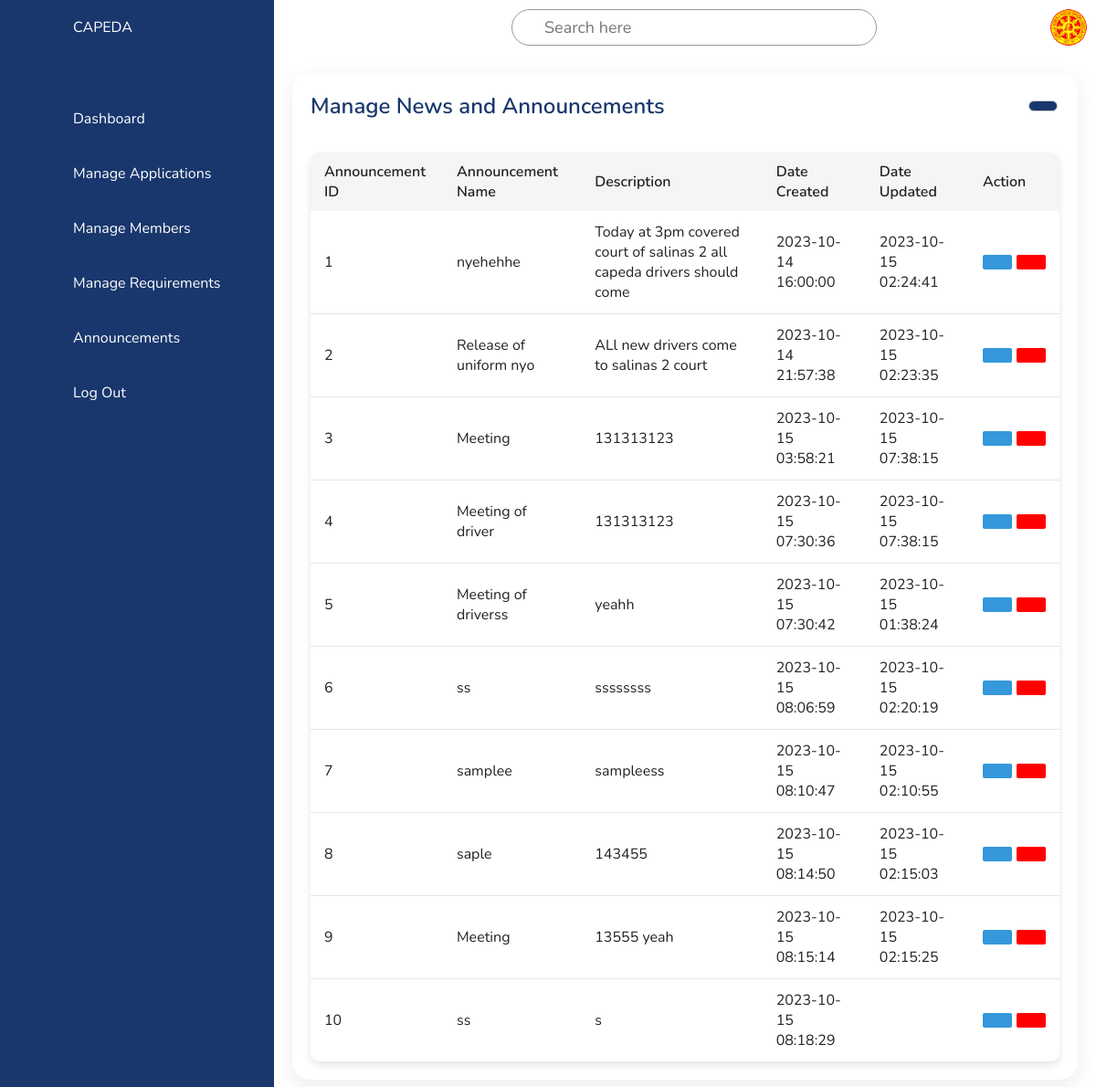
The page /ADMIN/adminManageNewsAndAlerts.php on the database its author committed.
### tables this page shows
CREATE TABLE `tbl_announcements` (
  `announcement_id` int(11) NOT NULL,
  `announcement_title` varchar(255) NOT NULL,
  `announcement_description` varchar(255) NOT NULL,
  `date_created` timestamp NOT NULL DEFAULT current_timestamp(),
  `date_updated` timestamp NOT NULL DEFAULT current_timestamp()
);

### ADMIN/adminManageNewsAndAlerts.php (the view, shortened to what this page needs)
<?php
require "../database/config.php";
?>
<!DOCTYPE html>
<html lang="en">
<head>
    <link rel="stylesheet" href="../css/admin/adminAnnouncement.css" />
    <link rel="stylesheet" href="../script/ADMIN/global.css">
</head>
<body>
    <?php
    include 'adminNavigation.php';
    ?>
    <div class="main">
        <div class="topbar">
            <div class="toggle">
            </div>
            <div class="search">
                <label for="">
                    <input type="text" placeholder="Search here" />
                </label>
            </div>
            <div class="user">
                <img src="/images/logo.jpg" alt="Sample pic" />
            </div>
        </div>
        <div class="details">
            <div class="recentApplications">
                <div class="applicationHeader">
                    <h2>Manage News and Announcements</h2>
                    <div class="button-container">
                        <a href="#" class="btn modal-trigger" data-modal-id="<?php echo 'createAnnouncement' ?>">
                        </a>
                    </div>
                </div>
                <table class="applications-table">
                    <thead>
                        <tr>
                            <th>Announcement ID</th>
                            <th>Announcement Name</th>
                            <th>Description</th>
                            <th>Date Created</th>
                            <th>Date Updated</th>
                            <th class="action-header" colspan="3">Action</th>
                        </tr>
                    </thead>
                    <tbody>
                        <?php
                        $sql = mysqli_query($conn, "SELECT * from tbl_announcements ORDER BY announcement_id ASC") or die(mysqli_error($conn));
                        if (mysqli_num_rows($sql) > 0) {
                            while ($row = mysqli_fetch_array($sql)) {
                                $announcement_id = $row['announcement_id'];
                                $announcement_title = $row['announcement_title'];
                                $announcement_description = $row['announcement_description'];
                                $date_created = $row['date_created'];
                                $date_updated = $row['date_updated'];
                                $announcement_updated = ($date_updated != $row['date_created']);
                        ?>
                                <tr>
                                    <td><?php echo $announcement_id; ?></td>
                                    <td><?php echo $announcement_title; ?></td>
                                    <td><?php echo $announcement_description; ?></td>
                                    <td><?php echo $date_created; ?></td>
                                    <td>
                                        <?php echo $announcement_updated ? $date_updated : ''; ?>
                                    </td>
                                    <td>
                                        <div class="action-buttons">
                                            <button type="button" class="action-button editBtn modal-trigger" data-modal-id="<?php echo 'editAnnouncement' . $announcement_id  ?>">
                                            </button>
                                            <button type="button" class="action-button deleteBtn modal-trigger" data-modal-id="<?php echo 'deleteAnnouncementModal' . $announcement_id; ?>" data-doocument-name="<?php
                                                                                                                                                                                                                    ?>">
                                            </button>
                                        </div>
                                        <?php include('modals/view_modal1.php'); ?>
                                    </td>
                                </tr>
                        <?php
                            }
                        } else {
                            echo "Record not Found";
                        }
                        ?>
</body>
</html>

### css/admin/adminAnnouncement.css (style rules this page uses)
* { font-family: "Nunito", sans-serif; margin: 0; padding: 0; box-sizing: border-box; }
:root { --dBlue: #19376d; --white: #fff; --gray: #f5f5f5; --black1: #222; --black2: #999; }
body { min-height: 100vh; overflow-x: hidden; }
.main { position: absolute; width: calc(100% - 300px); left: 300px; min-height: 100vh; background: var(--white); transition: 0.5s; }
.topbar { width: 100%; height: 60px; display: flex; justify-content: space-between; align-items: center; padding: 0 10px; }
.toggle { position: relative; width: 60px; height: 60px; display: flex; justify-content: center; align-items: center; font-size: 2rem; cursor: pointer; }
.search { position: relative; width: 400px; margin: 0 10px; }
.search label { position: relative; width: 100%; }
.search label input { width: 100%; height: 40px; border-radius: 40px; padding: 5px 20px; padding-left: 35px; font-size: 18px; outline: none; border: 1px solid var(--black2); }
.user { position: relative; width: 40px; height: 40px; border-radius: 50%; overflow: hidden; cursor: pointer; }
.user img { position: absolute; top: 0; left: 0; width: 100%; height: 100%; object-fit: cover; }
.details { position: relative; width: 100%; padding: 20px; display: grid; grid-template-columns: 1fr; grid-gap: 30px; }
.details .recentApplications { position: relative; display: grid; min-height: 300px; background: var(--white); padding: 20px; box-shadow: 0 7px 25px rgba(0, 0, 0, 0.08); border-radius: 20px; }
.details .applicationHeader { display: flex; justify-content: space-between; align-items: center; margin-bottom: 15px; }
.applicationHeader h2 { font-weight: 600; color: var(--dBlue); font-size: 1.5rem; }
.button-container { display: flex; gap: 10px; }
.applicationHeader .btn { font-size: 22px; padding: 5px 15px; background: var(--dBlue); text-decoration: none; color: var(--white); border-radius: 6px; font-weight: 500; transition: background 0.3s ease; }
.details table thead td, .details .recentApplications table tbody tr td { padding: 12px 15px; text-align: left; vertical-align: middle; }
.details table { width: 100%; border-collapse: collapse; margin-top: 20px; font-size: 16px; background-color: var(--white); border-radius: 10px; overflow: hidden; box-shadow: 0 4px 8px rgba(0, 0, 0, 0.1); }
.details table thead th { font-weight: 600; text-align: left; padding: 10px 15px; background-color: var(--gray); }
.details .recentApplications table tr { color: var(--black1); border-bottom: 1px solid rgba(0, 0, 0, 0.1); transition: background 0.3s ease; }
.details .recentApplications table tr:last-child { border-bottom: none; }
.details .recentApplications table tr td { padding: 12px 15px; text-align: left; vertical-align: middle; }
.action-header { text-align: center; }
.action-buttons { display: flex; gap: 5px; }
.action-button { padding: 8px 16px; background-color: #3498db; color: #fff; border: none; border-radius: 2px; cursor: pointer; display: flex; align-items: center; justify-content: center; }
.deleteBtn { background-color: red; }
label:not(.form-check-label):not(.custom-file-label) { font-weight: 700; }

### script/ADMIN/global.css (style rules this page uses)
.btn { display: inline-block; padding: 0.5em 1em; margin: 2px 2px 2px 2px; border: 1px solid #ccc; border-radius: 4px; background-color: #f5f5f5; color: #333; font-size: 16px; text-align: center; text-decoration: none; cursor: pointer; transition: background-color 0.3s ease; }
* { margin: 0; padding: 0; box-sizing: border-box; }

### rows shown on the page
tbl_announcements: announcement_id "1", announcement_title "nyehehhe", announcement_description "Today at 3pm covered court of salinas 2 all capeda drivers should come", date_created "2023-10-14 16:00:00", date_updated "2023-10-15 02:24:41"
tbl_announcements: announcement_id "2", announcement_title "Release of uniform nyo", announcement_description "ALl new drivers come to salinas 2 court", date_created "2023-10-14 21:57:38", date_updated "2023-10-15 02:23:35"
tbl_announcements: announcement_id "3", announcement_title "Meeting", announcement_description "131313123", date_created "2023-10-15 03:58:21", date_updated "2023-10-15 07:38:15"
tbl_announcements: announcement_id "4", announcement_title "Meeting of driver", announcement_description "131313123", date_created "2023-10-15 07:30:36", date_updated "2023-10-15 07:38:15"
tbl_announcements: announcement_id "5", announcement_title "Meeting of driverss", announcement_description "yeahh", date_created "2023-10-15 07:30:42", date_updated "2023-10-15 01:38:24"
tbl_announcements: announcement_id "6", announcement_title "ss", announcement_description "ssssssss", date_created "2023-10-15 08:06:59", date_updated "2023-10-15 02:20:19"
tbl_announcements: announcement_id "7", announcement_title "samplee", announcement_description "sampleess", date_created "2023-10-15 08:10:47", date_updated "2023-10-15 02:10:55"
tbl_announcements: announcement_id "8", announcement_title "saple", announcement_description "143455", date_created "2023-10-15 08:14:50", date_updated "2023-10-15 02:15:03"
tbl_announcements: announcement_id "9", announcement_title "Meeting", announcement_description "13555 yeah", date_created "2023-10-15 08:15:14", date_updated "2023-10-15 02:15:25"
tbl_announcements: announcement_id "10", announcement_title "ss", announcement_description "s", date_created "2023-10-15 08:18:29"
